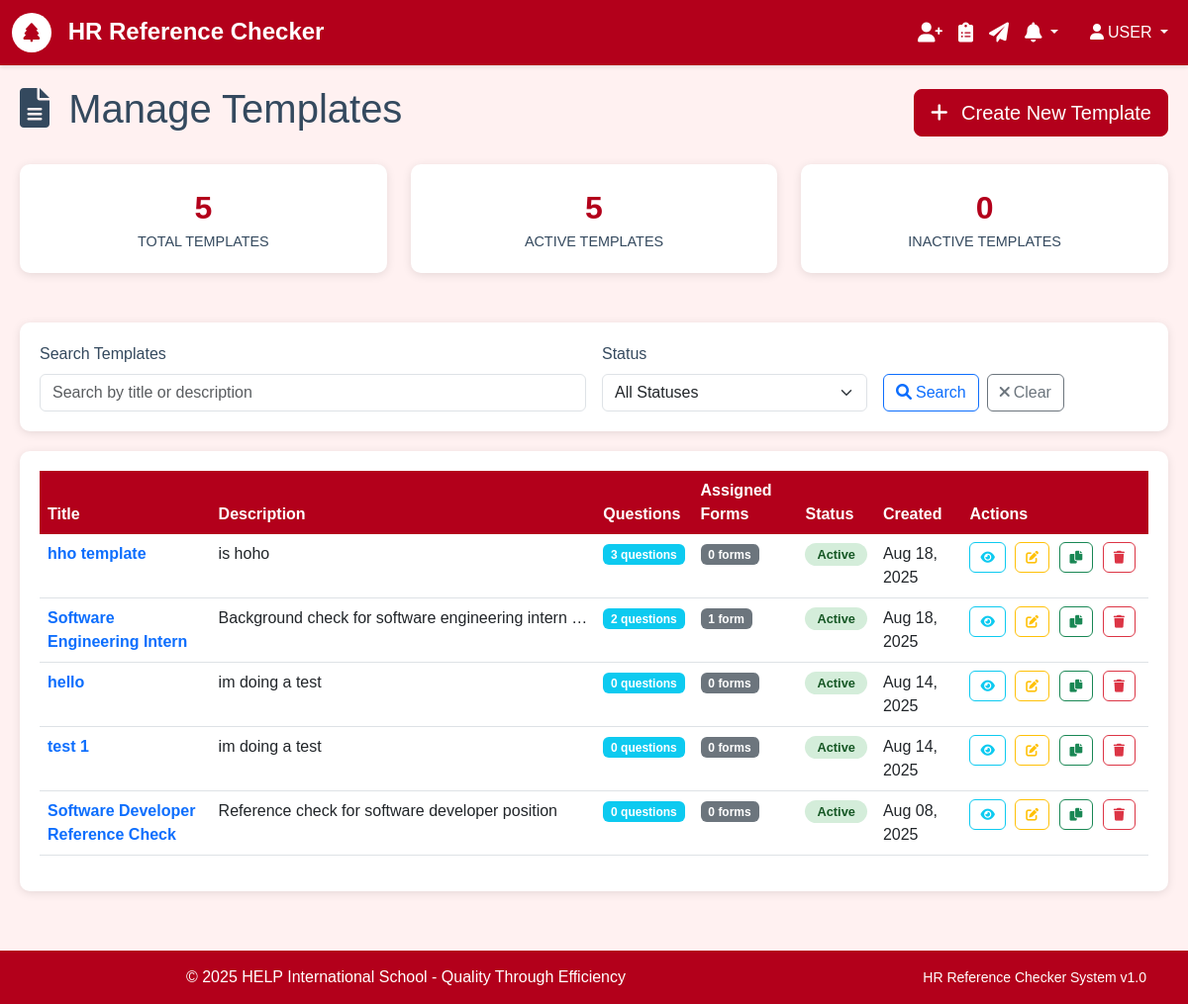
Page /templates/ (signed in) on the earlier database version.
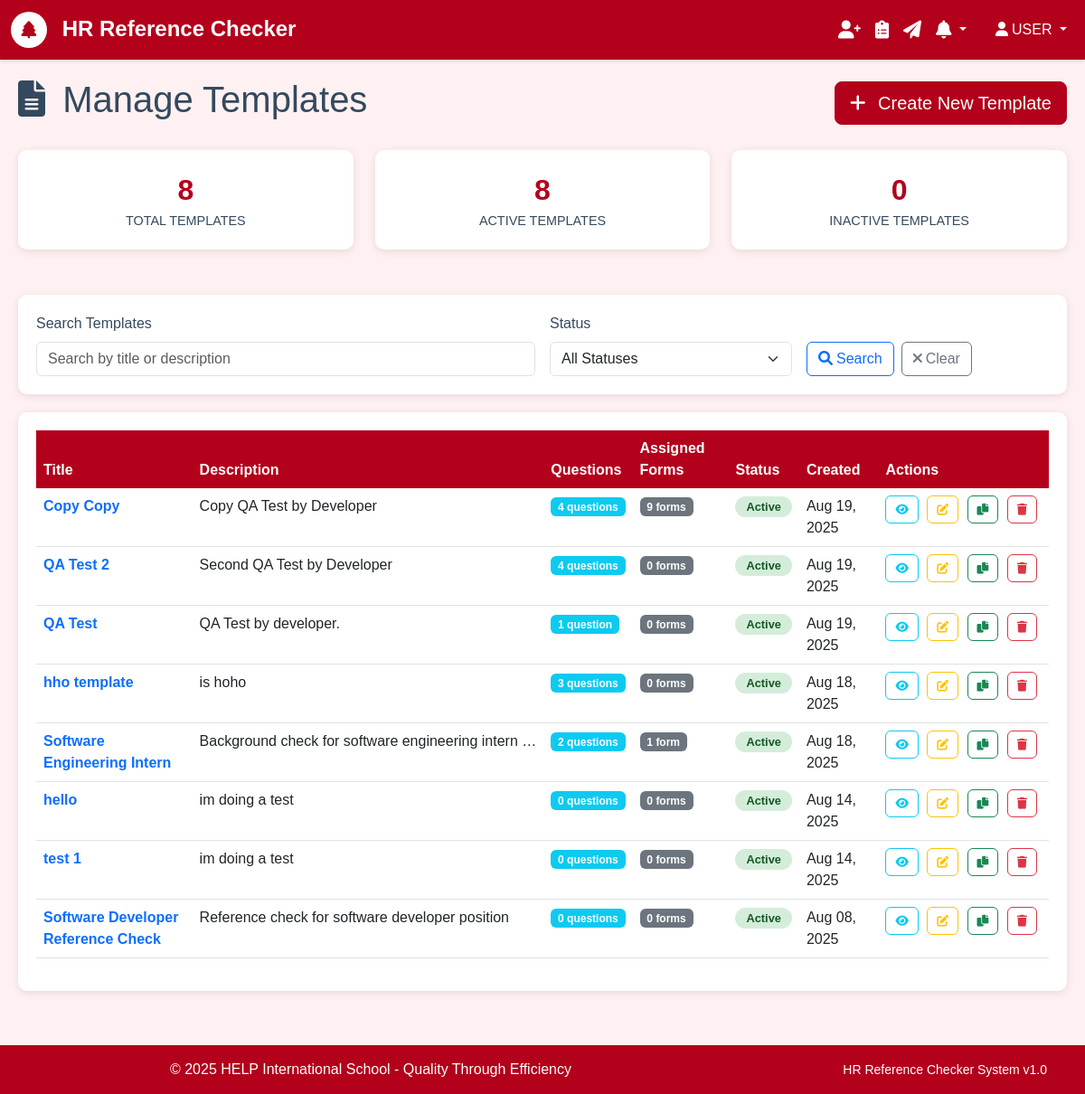
Same page on the later database version.
### authentication/models.py (models this page shows, shortened)
class User(AbstractUser):
    email = models.EmailField(unique=True)
    is_active = models.BooleanField(default=True)
    created_at = models.DateTimeField(auto_now_add=True)
    USERNAME_FIELD = 'email'
    REQUIRED_FIELDS = ['username']
    class Meta:
        db_table = 'auth_user'
        verbose_name = 'User'
        verbose_name_plural = 'Users'

### form_templates/models.py (models this page shows, shortened)
class Template(models.Model):
    title = models.CharField(max_length=255, validators=[MinLengthValidator(3)])
    description = models.TextField(blank=True, help_text="Brief description of this template")
    instructions = models.TextField(
        blank=True,
        help_text="Instructions shown to referees before filling the form"
    )
    created_by = models.ForeignKey(settings.AUTH_USER_MODEL, on_delete=models.CASCADE)
    is_active = models.BooleanField(default=True)
    created_at = models.DateTimeField(auto_now_add=True)
    updated_at = models.DateTimeField(auto_now=True)
    class Meta:
        ordering = ['-created_at']
        verbose_name = 'Form Template'
        verbose_name_plural = 'Form Templates'
    def get_questions_count(self):
        return self.questions.count()
    def get_assigned_forms_count(self):
        return self.form_set.count()

### form_templates/views.py (the view)
# urls.py: path('', views.TemplateListView.as_view(), name='list'),
class TemplateListView(LoginRequiredMixin, ListView):
    model = Template
    template_name = 'formTemplates/list.html'  # Match your app folder pattern
    context_object_name = 'templates'
    paginate_by = 20
    def get_queryset(self):
        queryset = Template.objects.all().order_by('-created_at')
        search_query = self.request.GET.get('search')
        if search_query:
            queryset = queryset.filter(
                Q(title__icontains=search_query) |
                Q(description__icontains=search_query)
            )
        status_filter = self.request.GET.get('status')
        if status_filter == 'active':
            queryset = queryset.filter(is_active=True)
        elif status_filter == 'inactive':
            queryset = queryset.filter(is_active=False)
        return queryset
    def get_context_data(self, **kwargs):
        context = super().get_context_data(**kwargs)
        context['search_query'] = self.request.GET.get('search', '')
        context['status_filter'] = self.request.GET.get('status', '')
        context['total_templates'] = Template.objects.count()
        context['active_templates'] = Template.objects.filter(is_active=True).count()
        context['inactive_templates'] = Template.objects.filter(is_active=False).count()
        return context

### templates/formTemplates/list.html (shortened to what this page needs)
{% extends 'base.html' %}
{% block content %}
<div class="template-container">
    <div class="d-flex justify-content-between align-items-center mb-4">
        <h1>
            <i class="fas fa-file-alt me-2"></i>
            Manage Templates
        </h1>
        <a href="{% url 'form_templates:create' %}" class="btn btn-primary btn-lg">
            <i class="fas fa-plus me-2"></i>
            Create New Template
        </a>
    </div>
    <div class="row stats-row">
        <div class="col-md-4">
            <div class="stat-card">
                <div class="stat-number">{{ total_templates }}</div>
                <div class="stat-label">Total Templates</div>
            </div>
        </div>
        <div class="col-md-4">
            <div class="stat-card">
                <div class="stat-number">{{ active_templates }}</div>
                <div class="stat-label">Active Templates</div>
            </div>
        </div>
        <div class="col-md-4">
            <div class="stat-card">
                <div class="stat-number">{{ inactive_templates }}</div>
                <div class="stat-label">Inactive Templates</div>
            </div>
        </div>
    </div>
    <div class="search-section">
        <form method="GET" class="row g-3">
            <div class="col-md-6">
                <label for="search" class="form-label">Search Templates</label>
                <input type="text"
                       class="form-control"
                       id="search"
                       name="search"
                       value="{{ search_query }}"
                       placeholder="Search by title or description">
            </div>
            <div class="col-md-3">
                <label for="status" class="form-label">Status</label>
                <select class="form-select" id="status" name="status">
                    <option value="">All Statuses</option>
                </select>
            </div>
            <div class="col-md-3 d-flex align-items-end">
                <button type="submit" class="btn btn-outline-primary me-2">
                    <i class="fas fa-search me-1"></i>Search
                </button>
                <a href="{% url 'form_templates:list' %}" class="btn btn-outline-secondary">
                    <i class="fas fa-times me-1"></i>Clear
                </a>
            </div>
        </form>
    </div>
    <div class="table-container">
        {% if templates %}
            <div class="table-responsive">
                <table class="table table-hover">
                    <thead>
                        <tr>
                            <th>Title</th>
                            <th>Description</th>
                            <th>Questions</th>
                            <th>Assigned Forms</th>
                            <th>Status</th>
                            <th>Created</th>
                            <th>Actions</th>
                        </tr>
                    </thead>
                    <tbody>
                        {% for template in templates %}
                        <tr>
                            <td>
                                <strong>
                                    <a href="{% url 'form_templates:detail' template.pk %}"
                                       class="text-decoration-none">
                                        {{ template.title }}
                                    </a>
                                </strong>
                            </td>
                            <td>
                                <div class="description-tooltip" data-full-description="{{ template.description|default:'No description provided' }}">
                                    <span class="template-description" title="Click to see full description">
                                        {% if template.description %}
                                            {{ template.description|truncatechars:50 }}
                                        {% else %}
                                            <em class="text-muted">No description</em>
                                        {% endif %}
                                    </span>
                                </div>
                            </td>
                            <td>
                                <span class="badge bg-info">
                                    {{ template.get_questions_count }} question{{ template.get_questions_count|pluralize }}
                                </span>
                            </td>
                            <td>
                                <span class="badge bg-secondary">
                                    {{ template.get_assigned_forms_count }} form{{ template.get_assigned_forms_count|pluralize }}
                                </span>
                            </td>
                            <td>
                                {% if template.is_active %}
                                    <span class="status-badge status-active">Active</span>
                                {% else %}
                                    <span class="status-badge status-inactive">Inactive</span>
                                {% endif %}
                            </td>
                            <td>{{ template.created_at|date:"M d, Y" }}</td>
                            <td>
                                <div class="action-buttons-container">
                                    <a href="{% url 'form_templates:detail' template.pk %}"
                                       class="btn btn-outline-info btn-action"
                                       title="View Details">
                                        <i class="fas fa-eye"></i>
                                    </a>
                                    <a href="{% url 'form_templates:edit' template.pk %}"
                                       class="btn btn-outline-warning btn-action"
                                       title="Edit">
                                        <i class="fas fa-edit"></i>
                                    </a>
                                    <form method="post" action="{% url 'form_templates:duplicate' template.pk %}"
                                          style="display: inline;">
                                        <button type="submit"
                                                class="btn btn-outline-success btn-action"
                                                title="Duplicate"
                                                onclick="return confirm('Create a copy of this template?')">
                                            <i class="fas fa-copy"></i>
                                        </button>
                                    </form>
                                    <a href="{% url 'form_templates:delete' template.pk %}"
                                       class="btn btn-outline-danger btn-action"
                                       title="Delete"
                                       onclick="return confirm('Are you sure you want to delete this template?')">
                                        <i class="fas fa-trash"></i>
                                    </a>
                                </div>
                            </td>
                        </tr>
                        {% endfor %}
                    </tbody>
                </table>
            </div>
        {% endif %}
    </div>
</div>
{% endblock %}

### templates/base.html (shortened to what this page needs)
<!DOCTYPE html>
<html lang="en">
<head>
    <link href="https://cdn.jsdelivr.net/npm/bootstrap@5.3.0/dist/css/bootstrap.min.css" rel="stylesheet">
    <link href="https://cdnjs.cloudflare.com/ajax/libs/font-awesome/6.0.0/css/all.min.css" rel="stylesheet">
</head>
<body>
    <nav class="navbar navbar-expand-lg navbar-dark">
        <div class="container-fluid">
            <a class="navbar-brand" href="{% url 'core:home' %}">
                <span class="help-logo">
                    <i class="fas fa-tree"></i>
                </span>
                HR Reference Checker
            </a>
            <div class="collapse navbar-collapse" id="navbarNav">
                {% if user.is_authenticated %}
                    <ul class="navbar-nav me-3">
                        <li class="nav-item">
                            <a class="nav-link" href="{% url 'referees:list' %}" title="Manage Referees">
                                <i class="fas fa-user-plus fa-lg"></i>
                            </a>
                        </li>
                        <li class="nav-item">
                            <a class="nav-link" href="{% url 'form_templates:list' %}" title="Manage Templates">
                                <i class="fas fa-clipboard-list fa-lg"></i>
                            </a>
                        </li>
                        <li class="nav-item">
                            <a class="nav-link" href="{% url 'forms:list' %}" title="Assign Forms">
                                <i class="fas fa-paper-plane fa-lg"></i>
                            </a>
                        </li>
                        <li class="nav-item dropdown">
                            <a class="nav-link dropdown-toggle position-relative" href="#" title="Notifications" role="button" data-bs-toggle="dropdown" id="notificationDropdown">
                                <i class="fas fa-bell fa-lg"></i>
                            </a>
                        </li>
                    </ul>
                {% endif %}
                <ul class="navbar-nav">
                    {% if user.is_authenticated %}
                        <li class="nav-item dropdown">
                            <a class="nav-link dropdown-toggle" href="#" id="navbarDropdown" role="button" data-bs-toggle="dropdown">
                                <i class="fas fa-user me-1"></i>{{ user.first_name|upper|default:"USER" }}
                            </a>
                        </li>
                    {% else %}
                        <li class="nav-item">
                            <a class="nav-link" href="{% url 'authentication:login' %}">
                                <i class="fas fa-sign-in-alt me-1"></i>Login
                            </a>
                        </li>
                    {% endif %}
                </ul>
            </div>
        </div>
    </nav>
    <div class="main-content-area">
        {% block content %}{% endblock %}
    </div>
    <footer class="footer">
        <div class="container">
            <div class="row">
                <div class="col-md-8">
                    <p class="mb-0">&copy; 2025 HELP International School - Quality Through Efficiency</p>
                </div>
                <div class="col-md-4 text-end">
                    <small>HR Reference Checker System v1.0</small>
                </div>
            </div>
        </div>
    </footer>
</body>
</html>

Differences in the rows shown:
added Template: title "Copy Copy", description "Copy QA Test by Developer", get_questions_count "4", get_assigned_forms_count "9", is_active "Active", created_at "Aug 19, 2025"
added Template: title "QA Test 2", description "Second QA Test by Developer", get_questions_count "4", get_assigned_forms_count "0", is_active "Active", created_at "Aug 19, 2025"
added Template: title "QA Test", description "QA Test by developer.", get_questions_count "1", get_assigned_forms_count "0", is_active "Active", created_at "Aug 19, 2025"
Other differences:
{{ total_templates }}: "5" → "8"
{{ active_templates }}: "5" → "8"
